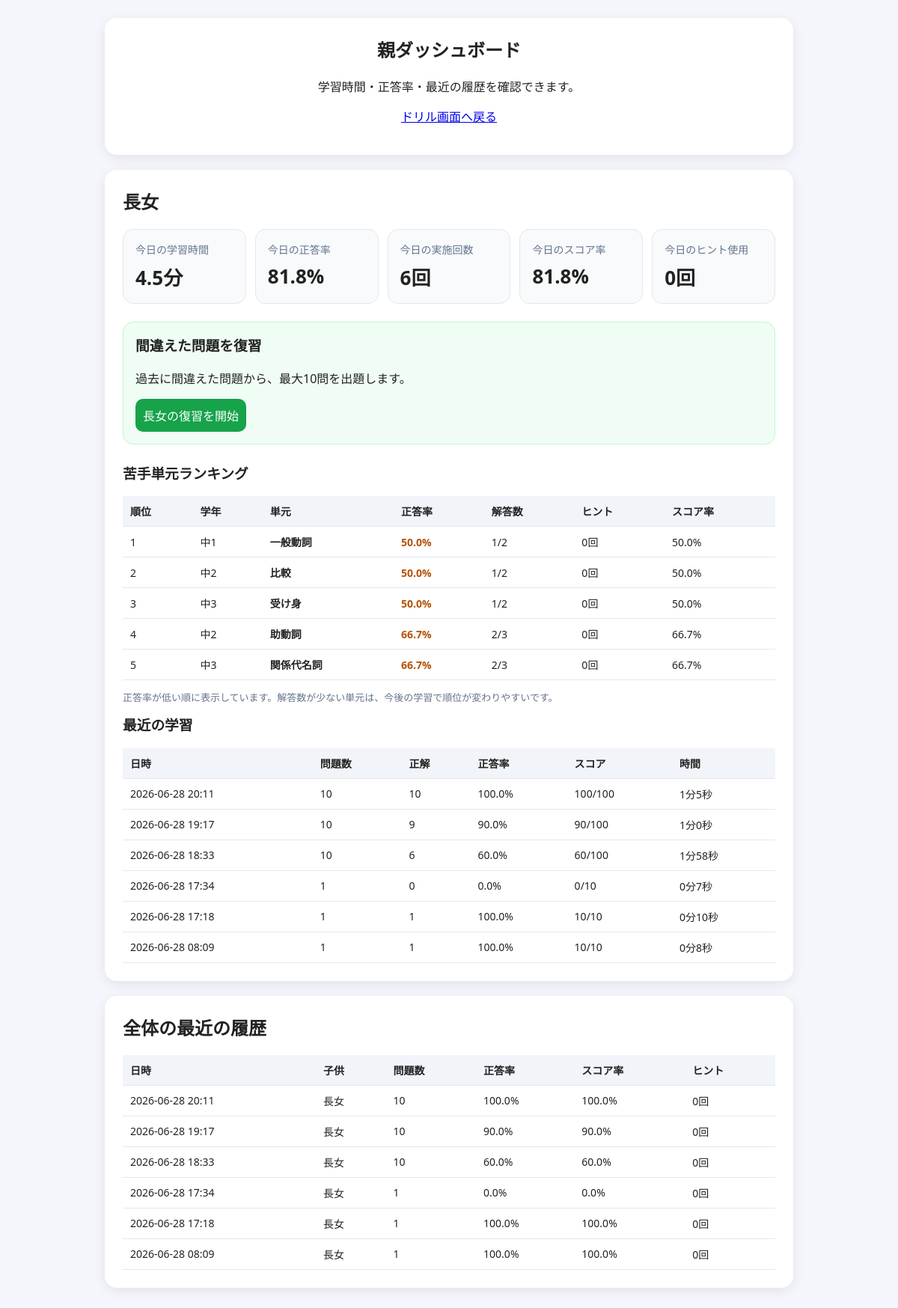
Page /parent on the committed database.
### tables this page shows
CREATE TABLE study_sessions (
                id INTEGER PRIMARY KEY AUTOINCREMENT,
                child TEXT NOT NULL,
                started_at TEXT,
                ended_at TEXT,
                duration_seconds INTEGER NOT NULL DEFAULT 0,
                total_questions INTEGER NOT NULL DEFAULT 0,
                correct_count INTEGER NOT NULL DEFAULT 0,
                accuracy REAL NOT NULL DEFAULT 0,
                total_score INTEGER NOT NULL DEFAULT 0,
                max_score INTEGER NOT NULL DEFAULT 0,
                score_rate REAL NOT NULL DEFAULT 0,
                hint_total INTEGER NOT NULL DEFAULT 0,
                hint_rate REAL NOT NULL DEFAULT 0,
                created_at TEXT NOT NULL DEFAULT CURRENT_TIMESTAMP
            );

### app.py (the view)
@app.route("/parent")
def parent():
    summaries = get_parent_summary()
    recent_sessions = get_recent_sessions(limit=20)
    weak_points = get_weak_point_summary()
    parent_message = session.pop("parent_message", "")
    return render_template(
        "parent.html",
        summaries=summaries,
        recent_sessions=recent_sessions,
        weak_points=weak_points,
        parent_message=parent_message,
    )

### database.py (called while the page is built)
def get_connection():
    DB_DIR.mkdir(exist_ok=True)
    conn = sqlite3.connect(DB_PATH)
    conn.row_factory = sqlite3.Row
    return conn

def get_recent_sessions(limit=20):
    init_db()
    conn = get_connection()
    rows = conn.execute(
        """
        SELECT * FROM study_sessions
        ORDER BY id DESC
        LIMIT ?
        """,
        (limit,)
    ).fetchall()
    conn.close()
    return [dict(r) for r in rows]

### templates/parent.html (shortened to what this page needs)
<!doctype html>
<html lang="ja">
<head>
  <link rel="stylesheet" href="{{ url_for('static', filename='style.css') }}">
</head>
<body>
  <main class="container">
    <section class="card hero">
      <h1>親ダッシュボード</h1>
      <p>学習時間・正答率・最近の履歴を確認できます。</p>
      <p><a href="{{ url_for('index') }}">ドリル画面へ戻る</a></p>
    </section>
    {% if summaries %}
      {% for summary in summaries %}
        <section class="card">
          <h2>{{ summary.child }}</h2>
          <div class="stats-grid">
            <div class="stat-box">
              <div class="stat-label">今日の学習時間</div>
              <div class="stat-value">{{ summary.today_minutes }}分</div>
            </div>
            <div class="stat-box">
              <div class="stat-label">今日の正答率</div>
              <div class="stat-value">{{ summary.today_accuracy }}%</div>
            </div>
            <div class="stat-box">
              <div class="stat-label">今日の実施回数</div>
              <div class="stat-value">{{ summary.today_count }}回</div>
            </div>
            <div class="stat-box">
              <div class="stat-label">今日のスコア率</div>
              <div class="stat-value">{{ summary.today_score_rate }}%</div>
            </div>
            <div class="stat-box">
              <div class="stat-label">今日のヒント使用</div>
              <div class="stat-value">{{ summary.today_hint_total }}回</div>
            </div>
          </div>
          <div class="review-box">
            <h3>間違えた問題を復習</h3>
            <p>過去に間違えた問題から、最大10問を出題します。</p>
            <form action="{{ url_for('start_review') }}" method="post">
              <button type="submit" class="secondary">{{ summary.child }}の復習を開始</button>
            </form>
          </div>
          <h3>苦手単元ランキング</h3>
          {% set child_weak_points = weak_points.get(summary.child, []) %}
          {% if child_weak_points %}
            <table class="history-table weak-table">
              <thead>
                <tr>
                  <th>順位</th>
                  <th>学年</th>
                  <th>単元</th>
                  <th>正答率</th>
                  <th>解答数</th>
                  <th>ヒント</th>
                  <th>スコア率</th>
                </tr>
              </thead>
              <tbody>
                {% for w in child_weak_points[:5] %}
                  <tr>
                    <td>{{ loop.index }}</td>
                    <td>{{ w.grade }}</td>
                    <td>{{ w.category }}</td>
                    <td>
                      <span class="weak-accuracy">{{ w.accuracy }}%</span>
                    </td>
                    <td>{{ w.correct_answers }}/{{ w.total_answers }}</td>
                    <td>{{ w.hint_total }}回</td>
                    <td>{{ w.score_rate }}%</td>
                  </tr>
                {% endfor %}
              </tbody>
            </table>
            <p class="note">正答率が低い順に表示しています。解答数が少ない単元は、今後の学習で順位が変わりやすいです。</p>
          {% else %}
            <p>苦手分析に使える回答履歴がまだありません。</p>
          {% endif %}
          <h3>最近の学習</h3>
          {% if summary.recent_sessions %}
            <table class="history-table">
              <thead>
                <tr>
                  <th>日時</th>
                  <th>問題数</th>
                  <th>正解</th>
                  <th>正答率</th>
                  <th>スコア</th>
                  <th>時間</th>
                </tr>
              </thead>
              <tbody>
                {% for s in summary.recent_sessions %}
                  <tr>
                    <td>{{ s.created_at[:16].replace('T', ' ') }}</td>
                    <td>{{ s.total_questions }}</td>
                    <td>{{ s.correct_count }}</td>
                    <td>{{ s.accuracy }}%</td>
                    <td>{{ s.total_score }}/{{ s.max_score }}</td>
                    <td>{{ (s.duration_seconds // 60) }}分{{ (s.duration_seconds % 60) }}秒</td>
                  </tr>
                {% endfor %}
              </tbody>
            </table>
          {% else %}
            <p>まだ学習履歴がありません。</p>
          {% endif %}
        </section>
      {% endfor %}
    {% else %}
      <section class="card">
        <p>まだ学習履歴がありません。まずはドリルを1回完了してください。</p>
      </section>
    {% endif %}
    <section class="card">
      <h2>全体の最近の履歴</h2>
      {% if recent_sessions %}
        <table class="history-table">
          <thead>
            <tr>
              <th>日時</th>
              <th>子供</th>
              <th>問題数</th>
              <th>正答率</th>
              <th>スコア率</th>
              <th>ヒント</th>
            </tr>
          </thead>
          <tbody>
            {% for s in recent_sessions %}
              <tr>
                <td>{{ s.created_at[:16].replace('T', ' ') }}</td>
                <td>{{ s.child }}</td>
                <td>{{ s.total_questions }}</td>
                <td>{{ s.accuracy }}%</td>
                <td>{{ s.score_rate }}%</td>
                <td>{{ s.hint_total }}回</td>
              </tr>
            {% endfor %}
          </tbody>
        </table>
      {% else %}
        <p>履歴はまだありません。</p>
      {% endif %}
    </section>
  </main>
</body>
</html>

### static/style.css (style rules this page uses)
body { margin: 0; font-family: system-ui, -apple-system, BlinkMacSystemFont, "Segoe UI", sans-serif; background: #f4f6fb; color: #222; }
.container { max-width: 920px; margin: 0 auto; padding: 24px; }
.card { background: #fff; border-radius: 16px; padding: 24px; margin-bottom: 20px; box-shadow: 0 4px 16px rgba(0,0,0,0.08); }
.hero { text-align: center; }
h1, h2, h3 { margin-top: 0; }
select, button { font-size: 16px; padding: 10px; border-radius: 10px; border: 1px solid #ccc; }
button, .primary { background: #2563eb; color: white; border: none; cursor: pointer; text-decoration: none; display: inline-block; }
.stats-grid { display: grid; grid-template-columns: repeat(auto-fit, minmax(150px, 1fr)); gap: 12px; margin: 16px 0 24px; }
.stat-box { background: #f8fafc; border: 1px solid #e2e8f0; border-radius: 14px; padding: 16px; }
.stat-label { color: #64748b; font-size: 14px; margin-bottom: 8px; }
.stat-value { font-size: 26px; font-weight: 700; }
.history-table { width: 100%; border-collapse: collapse; overflow: hidden; font-size: 14px; }
.history-table th, .history-table td { border-bottom: 1px solid #e2e8f0; padding: 10px; text-align: left; }
.history-table th { background: #f1f5f9; }
.note { color: #64748b; font-size: 13px; }
.weak-accuracy { font-weight: 700; color: #b45309; }
.weak-table td:nth-child(3) { font-weight: 700; }
.review-box { background: #f0fdf4; border: 1px solid #bbf7d0; border-radius: 14px; padding: 16px; margin: 20px 0 24px; }
.secondary { background: #16a34a; color: white; border: none; cursor: pointer; text-decoration: none; display: inline-block; }

### rows in the picture
study_sessions: created_at "2026-06-28 20:11", total_questions "10", correct_count "10", accuracy "100.0", total_score "100", max_score "100", duration_seconds "1", (s.duration_seconds%60) "5", child "長女", score_rate "100.0", hint_total "0"
study_sessions: created_at "2026-06-28 19:17", total_questions "10", correct_count "9", accuracy "90.0", total_score "90", max_score "100", duration_seconds "1", (s.duration_seconds%60) "0", child "長女", score_rate "90.0", hint_total "0"
study_sessions: created_at "2026-06-28 18:33", total_questions "10", correct_count "6", accuracy "60.0", total_score "60", max_score "100", duration_seconds "1", (s.duration_seconds%60) "58", child "長女", score_rate "60.0", hint_total "0"
study_sessions: created_at "2026-06-28 17:34", total_questions "1", correct_count "0", accuracy "0.0", total_score "0", max_score "10", duration_seconds "0", (s.duration_seconds%60) "7", child "長女", score_rate "0.0", hint_total "0"
study_sessions: created_at "2026-06-28 17:18", total_questions "1", correct_count "1", accuracy "100.0", total_score "10", max_score "10", duration_seconds "0", (s.duration_seconds%60) "10", child "長女", score_rate "100.0", hint_total "0"
study_sessions: created_at "2026-06-28 08:09", total_questions "1", correct_count "1", accuracy "100.0", total_score "10", max_score "10", duration_seconds "0", (s.duration_seconds%60) "8", child "長女", score_rate "100.0", hint_total "0"

### other values in the picture
{{ summary.child }} "長女"
{{ summary.today_minutes }} "4.5"
{{ summary.today_accuracy }} "81.8"
{{ summary.today_count }} "6"
{{ summary.today_score_rate }} "81.8"
{{ summary.today_hint_total }} "0"
{{ w.grade }} "中1" "中2" "中3" "中2" "中3"
{{ w.category }} "一般動詞" "比較" "受け身" "助動詞" "関係代名詞"
{{ w.accuracy }} "50.0" "50.0" "50.0" "66.7" "66.7"
{{ w.correct_answers }} "1" "1" "1" "2" "2"
{{ w.total_answers }} "2" "2" "2" "3" "3"
{{ w.hint_total }} "0" "0" "0" "0" "0"
{{ w.score_rate }} "50.0" "50.0" "50.0" "66.7" "66.7"
